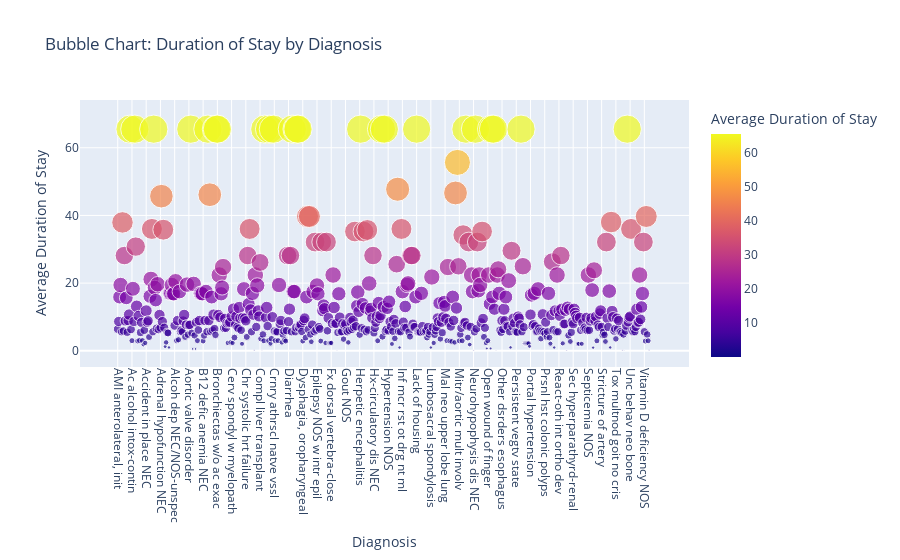

Notebook cell for this chart:
### Code cell
agg_data = diagnoses_time.groupby('short_title').agg({'duration': 'mean'}).reset_index()
# agg_data = diagnoses_time.groupby('short_title').agg({'duration': 'mean'}).reset_index().head(20)


# Create a bubble chart
fig = px.scatter(agg_data, 
                 x='short_title', 
                 y='duration', 
                 size='duration', 
                 color='duration', 
                 hover_name='short_title',
                 title="Bubble Chart: Duration of Stay by Diagnosis",
                 labels={'short_title': 'Diagnosis', 'duration': 'Average Duration of Stay'},
                 template='plotly')

# Customize the layout to improve readability
fig.update_layout(
    xaxis_title="Diagnosis",
    yaxis_title="Average Duration of Stay",
    xaxis_tickangle=90,  # Rotate the x-axis labels
    showlegend=False 
)

# Show the plot
fig.show()

### Figure 1 — Plotly figure (JSON) as saved in the notebook; plotly's stock layout.template omitted (floating-point values rounded to 4 significant figures; data arrays with more than 128 entries replaced by an {"elided": "..."} marker saying what was removed)
{"data": [{"hovertemplate": "<b>%{hovertext}</b><br><br>Diagnosis=%{x}<br>Average Duration of Stay=%{marker.color}<extra></extra>", "hovertext": {"elided": "561 str values"}, "legendgroup": "", "marker": {"color": {"elided": "561 float values"}, "coloraxis": "coloraxis", "size": {"elided": "561 float values"}, "sizemode": "area", "sizeref": 0.1638, "symbol": "circle"}, "mode": "markers", "name": "", "orientation": "v", "showlegend": false, "type": "scatter", "x": {"elided": "561 str values"}, "xaxis": "x", "y": {"elided": "561 float values"}, "yaxis": "y"}], "layout": {"coloraxis": {"colorbar": {"title": {"text": "Average Duration of Stay"}}, "colorscale": [[0, "#0d0887"], [0.1111, "#46039f"], [0.2222, "#7201a8"], [0.3333, "#9c179e"], [0.4444, "#bd3786"], [0.5556, "#d8576b"], [0.6667, "#ed7953"], [0.7778, "#fb9f3a"], [0.8889, "#fdca26"], [1, "#f0f921"]]}, "legend": {"itemsizing": "constant", "tracegroupgap": 0}, "showlegend": false, "title": {"text": "Bubble Chart: Duration of Stay by Diagnosis"}, "xaxis": {"anchor": "y", "domain": [0, 1], "tickangle": 90, "title": {"text": "Diagnosis"}}, "yaxis": {"anchor": "x", "domain": [0, 1], "title": {"text": "Average Duration of Stay"}}}}
